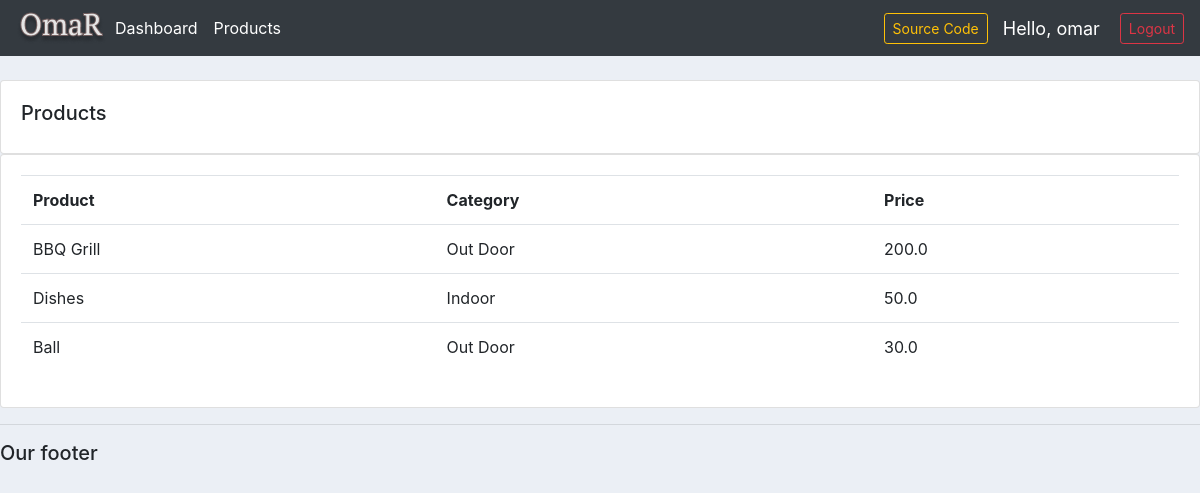
Before: /products/ (signed in) with the older database file.
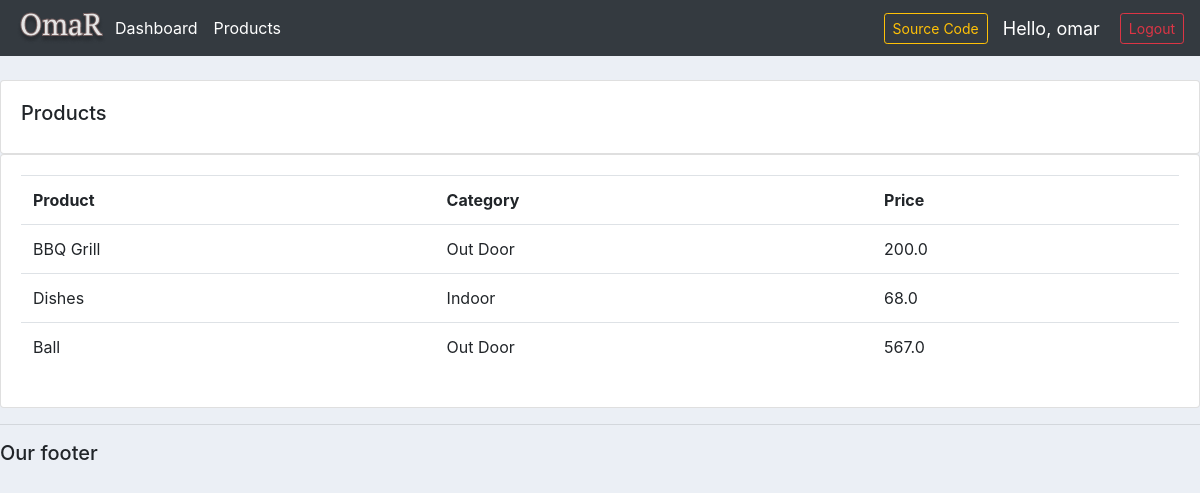
After: the same page with the newer database file.
### accounts/models.py (models this page shows, shortened)
class Product(models.Model):
    CATEGORY = (
        ('Indoor', 'Indoor'),
        ('Out Door', 'Out Door'),
    )
    name = models.CharField(max_length=200, null=True)
    price = models.FloatField(null=True)
    category = models.CharField(max_length=200, null=True, choices=CATEGORY)
    description = models.CharField(max_length=200, null=True, blank=True)
    date_created = models.DateTimeField(auto_now_add=True, null=True)
    tags = models.ManyToManyField(Tag) # Many to Many relationships

### accounts/decorators.py (the view)
        def wrapper_func(request, *args, **kwargs):
            group = None
            if request.user.groups.exists():
                group = request.user.groups.all()[0].name # index it first one by [0]
            if group in allowed_roles:     # [] admin/staff/customer what ever it is.
                return view_func(request, *args, **kwargs)
            else:
                return HttpResponse('You are not authorized to view this page')

### accounts/views.py (called while the page is built)
@login_required(login_url='login')
@allowed_users(allowed_roles=['admin']) # we can add more like - ['admin', 'staff', etc]
def products(request):
    products = Product.objects.all()
    return render(request, 'accounts/products.html', {'products':products})

### accounts/templates/accounts/products.html
{%  extends 'accounts/main.html' %}
{% block content %}
		<br>
		<div class="row">
			<div class="col-md">
				<div class="card card-body">
					<h5>Products</h5>
				</div>
				<div class="card card-body">
					<table class="table">
						<tr>
							<th>Product</th>
							<th>Category</th>
							<th>Price</th>
						</tr>
						{% for i in products %}
							<tr>
								<td>{{ i.name }}</td>
								<td>{{ i.category }}</td>
								<td>{{ i.price }}</td>
							</tr>
						{% endfor %}
					</table>
				</div>
			</div>
		</div>
{% endblock content %}

### accounts/templates/accounts/main.html (shortened to what this page needs)
{% load static %}
<!DOCTYPE html>
<html lang="en" dir="ltr">
  <head>
    <link rel="stylesheet" href="https://maxcdn.bootstrapcdn.com/bootstrap/4.0.0/css/bootstrap.min.css">
    <link rel="stylesheet" href="https://cdnjs.cloudflare.com/ajax/libs/font-awesome/4.7.0/css/font-awesome.min.css">
    <link rel="stylesheet" type="text/css" href="{% static '/css/main.css' %}">
  </head>
  <body>
    {% include 'accounts/navbar.html' %}
    {% block content %}
    {% endblock %}
    <hr>
    <h5>Our footer</h5>
  </body>
</html>

### accounts/templates/accounts/navbar.html (shortened to what this page needs)
{% load static %}
{% load qr_code %}
<nav class="navbar navbar-expand-lg navbar-dark bg-dark">
  <a href="{% url 'home' %}"><img src="{% static 'images/logo.png' %}" alt=""></a>
  <div class="collapse navbar-collapse" id="navbarNav">
    <ul class="navbar-nav">
      {% if request.user.is_staff %}
      <li class="nav-item active">
        <a class="nav-link" href="{% url 'home' %}">Dashboard</a>
      </li>
      <li class="nav-item active">
        <a class="nav-link" href="{% url 'products' %}">Products</a>
      </li>
      {% else %}
      <li class="nav-item active">
        <a class="nav-link" href="{% url 'account' %}">Settings</a>
      </li>
      {% endif %}
    </ul>
  </div>
  <span>
  <div class="container">
    <button type="button" class="btn btn-outline-warning btn-sm" data-toggle="modal" data-target="#myModal">Source Code</button>
  </div>
  </span>
  <span id="hello-msg">Hello, {{request.user}}</span>
  <span><a class="btn btn-sm btn-outline-danger" href="{% url 'logout' %}">Logout</a></span>
</nav>

### static/css/main.css (style rules this page uses)
body { background-color: #ebeff5; }

### accounts/templates/accounts/navbar.html (style rules this page uses)
#hello-msg { font-size: 18px; color: #fff; margin-right: 20px; }

Changed rows visible on the page:
changed Product "Dishes": price "50.0" → "68.0"
changed Product "Ball": price "30.0" → "567.0"
